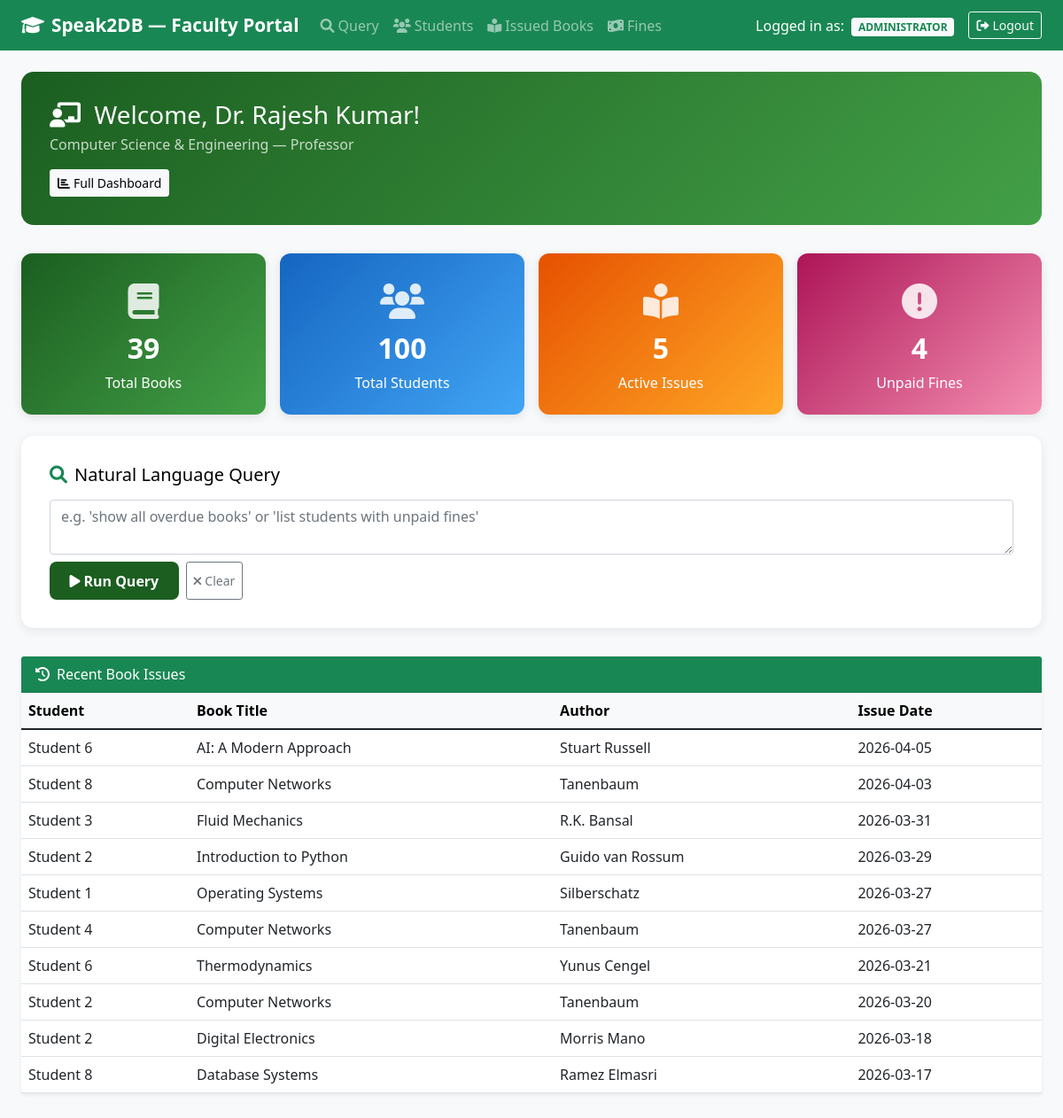
Page /faculty_dashboard (signed in) on the committed database.
### tables this page shows
CREATE TABLE Faculty (
        id INTEGER PRIMARY KEY AUTOINCREMENT,
        name TEXT NOT NULL,
        department TEXT NOT NULL,
        designation TEXT NOT NULL,
        email TEXT UNIQUE NOT NULL,
        phone TEXT,
        specialization TEXT
    );

CREATE TABLE Issued (
        id INTEGER PRIMARY KEY AUTOINCREMENT,
        student_id INTEGER NOT NULL,
        book_id INTEGER NOT NULL,
        issue_date TEXT NOT NULL,
        due_date TEXT NOT NULL,
        return_date TEXT,
        status TEXT DEFAULT 'Issued',
        FOREIGN KEY (student_id) REFERENCES Students(id) ON DELETE CASCADE,
        FOREIGN KEY (book_id) REFERENCES Books(id) ON DELETE CASCADE
    );

CREATE TABLE Students (
        id INTEGER PRIMARY KEY AUTOINCREMENT,
        roll_number TEXT UNIQUE NOT NULL,
        name TEXT NOT NULL,
        branch TEXT NOT NULL,
        year TEXT NOT NULL,
        email TEXT UNIQUE NOT NULL,
        phone TEXT NOT NULL,
        role TEXT DEFAULT 'Student',
        gpa REAL DEFAULT 0.0,
        attendance INTEGER DEFAULT 0,
        created_date TEXT DEFAULT CURRENT_TIMESTAMP
    );

CREATE TABLE Books (
        id INTEGER PRIMARY KEY AUTOINCREMENT,
        title TEXT NOT NULL,
        author TEXT NOT NULL,
        category TEXT NOT NULL,
        publisher_id INTEGER,
        total_copies INTEGER NOT NULL DEFAULT 1,
        available_copies INTEGER NOT NULL DEFAULT 1,
        FOREIGN KEY (publisher_id) REFERENCES Publishers(id)
    );

### routes/dashboard.py (the view)
@dashboard_bp.route("/faculty_dashboard")
@require_roles("Faculty", "Librarian", "Administrator")
def faculty_dashboard():
    role = session.get("role")
    logger.debug("faculty_dashboard accessed by role: %s", role)
    user_id = session["user_id"]
    faculty_info = None
    recent_issues = []
    try:
        conn = get_db_connection(MAIN_DB)
        faculty_info = conn.execute(
            "SELECT * FROM Faculty WHERE email = ? OR name = ? LIMIT 1",
            (user_id, user_id),
        ).fetchone()
        if faculty_info is None:
            faculty_info = conn.execute("SELECT * FROM Faculty LIMIT 1").fetchone()
        recent_issues = conn.execute(
            """SELECT i.*, b.title, b.author, s.name as student_name
               FROM Issued i
               JOIN Books b ON i.book_id = b.id
               JOIN Students s ON i.student_id = s.id
               ORDER BY i.issue_date DESC LIMIT 10"""
        ).fetchall()
        conn.close()
    except Exception as exc:
        logger.error("faculty_dashboard DB error: %s", exc)
    stats = get_library_stats()
    return render_template(
        "faculty_dashboard.html",
        role=role,
        user=user_id,
        faculty_info=faculty_info,
        stats=stats,
        recent_issues=recent_issues,
    )

### app.py (called while the page is built)
@app.context_processor
def inject_user():
    if "user_id" in session:
        return {
            "current_user": {
                "username": session["user_id"],
                "role": session.get("role", "Student"),
            },
            "user_role": session.get("role", "Student"),
        }
    return {}

    @app.after_request
    def add_security_headers(response):
        return apply_security_headers(response)

### db/connection.py (called while the page is built)
def get_db_connection(db_path: str) -> sqlite3.Connection:
    conn = sqlite3.connect(db_path)
    conn.row_factory = sqlite3.Row
    conn.execute(f"PRAGMA busy_timeout = {SQLITE_BUSY_TIMEOUT_MS}")
    return conn

### security_layers.py (called while the page is built)
def apply_security_headers(response):
    headers = security.get_security_headers()
    for header, value in headers.items():
        response.headers[header] = value
    return response

### utils/helpers.py (called while the page is built)
def get_library_stats() -> dict:
    try:
        conn = get_db_connection(MAIN_DB)
        total_books = conn.execute("SELECT COUNT(*) as cnt FROM Books").fetchone()["cnt"]
        total_students = conn.execute(
            "SELECT COUNT(*) as cnt FROM Students"
        ).fetchone()["cnt"]
        active_issues = conn.execute(
            "SELECT COUNT(*) as cnt FROM Issued WHERE return_date IS NULL"
        ).fetchone()["cnt"]
        unpaid_fines = conn.execute(
            "SELECT COUNT(*) as cnt FROM Fines WHERE status = 'Unpaid'"
        ).fetchone()["cnt"]
        conn.close()
        return {
            "total_books": total_books,
            "total_students": total_students,
            "active_issues": active_issues,
            "unpaid_fines": unpaid_fines,
        }
    except Exception as exc:
        logger.error("get_library_stats DB error: %s", exc)
        return {}

### templates/faculty_dashboard.html (shortened to what this page needs)
<!DOCTYPE html>
<html lang="en">
<head>
    <link href="https://cdn.jsdelivr.net/npm/bootstrap@5.1.3/dist/css/bootstrap.min.css" rel="stylesheet">
    <link href="https://cdnjs.cloudflare.com/ajax/libs/font-awesome/6.0.0/css/all.min.css" rel="stylesheet">
</head>
<body>
    <nav class="navbar navbar-expand-lg navbar-dark bg-success">
        <div class="container-fluid px-4">
            <a class="navbar-brand" href="{{ url_for('dashboard.faculty_dashboard') }}">
                <i class="fas fa-graduation-cap me-2"></i>Speak2DB — Faculty Portal
            </a>
            <div class="navbar-collapse" id="navbarNav">
                <ul class="navbar-nav me-auto">
                    <li class="nav-item">
                        <a class="nav-link" href="{{ url_for('index') }}">
                            <i class="fas fa-search me-1"></i>Query
                        </a>
                    </li>
                    <li class="nav-item">
                        <a class="nav-link" href="{{ url_for('views.students_view') }}">
                            <i class="fas fa-users me-1"></i>Students
                        </a>
                    </li>
                    <li class="nav-item">
                        <a class="nav-link" href="{{ url_for('views.issued_books_view') }}">
                            <i class="fas fa-book-reader me-1"></i>Issued Books
                        </a>
                    </li>
                    <li class="nav-item">
                        <a class="nav-link" href="{{ url_for('views.fines_view') }}">
                            <i class="fas fa-money-bill-wave me-1"></i>Fines
                        </a>
                    </li>
                </ul>
                <div class="ms-auto d-flex align-items-center gap-3">
                    <span class="text-white">
                        Logged in as:
                        <span class="badge bg-light text-success ms-1">{{ role|upper }}</span>
                    </span>
                    <a href="{{ url_for('logout') }}" class="btn btn-outline-light btn-sm">
                        <i class="fas fa-sign-out-alt me-1"></i>Logout
                    </a>
                </div>
            </div>
        </div>
    </nav>
    <div class="container-fluid px-4 py-4">
        <div class="welcome-banner">
            <h3 class="mb-1">
                <i class="fas fa-chalkboard-teacher me-2"></i>
                Welcome, {% if faculty_info %}{{ faculty_info['name'] }}{% else %}{{ user }}{% endif %}!
            </h3>
            {% if faculty_info %}
            <p class="mb-0 opacity-75">
                {{ faculty_info['department'] }} — {{ faculty_info['designation'] }}
            </p>
            {% endif %}
            <div class="mt-3">
                <button class="btn btn-light btn-sm fw-semibold" onclick="loadFullDashboard()">
                    <i class="fas fa-chart-bar me-1"></i>Full Dashboard
                </button>
            </div>
        </div>
        <div class="row g-3 mb-4">
            <div class="col-md-3">
                <div class="card stat-card text-white" style="background:linear-gradient(135deg,#1b5e20,#43a047)">
                    <div class="card-body text-center">
                        <div class="stat-icon"><i class="fas fa-book"></i></div>
                        <h2 class="fw-bold mt-1">{{ stats.get('total_books', 0) }}</h2>
                        <p class="mb-0">Total Books</p>
                    </div>
                </div>
            </div>
            <div class="col-md-3">
                <div class="card stat-card text-white" style="background:linear-gradient(135deg,#1565c0,#42a5f5)">
                    <div class="card-body text-center">
                        <div class="stat-icon"><i class="fas fa-users"></i></div>
                        <h2 class="fw-bold mt-1">{{ stats.get('total_students', 0) }}</h2>
                        <p class="mb-0">Total Students</p>
                    </div>
                </div>
            </div>
            <div class="col-md-3">
                <div class="card stat-card text-white" style="background:linear-gradient(135deg,#e65100,#ffa726)">
                    <div class="card-body text-center">
                        <div class="stat-icon"><i class="fas fa-book-reader"></i></div>
                        <h2 class="fw-bold mt-1">{{ stats.get('active_issues', 0) }}</h2>
                        <p class="mb-0">Active Issues</p>
                    </div>
                </div>
            </div>
            <div class="col-md-3">
                <div class="card stat-card text-white" style="background:linear-gradient(135deg,#ad1457,#f48fb1)">
                    <div class="card-body text-center">
                        <div class="stat-icon"><i class="fas fa-exclamation-circle"></i></div>
                        <h2 class="fw-bold mt-1">{{ stats.get('unpaid_fines', 0) }}</h2>
                        <p class="mb-0">Unpaid Fines</p>
                    </div>
                </div>
            </div>
        </div>
        <div class="query-section" id="query-section">
            <h5 class="mb-3"><i class="fas fa-search me-2 text-success"></i>Natural Language Query</h5>
            <div class="input-group mb-2">
                <textarea id="queryInput" class="form-control" rows="2"
                    placeholder="e.g. 'show all overdue books' or 'list students with unpaid fines'"></textarea>
            </div>
            <div class="d-flex gap-2 mt-2">
                <button id="queryBtn" class="btn btn-run" onclick="submitQuery()">
                    <i class="fas fa-play me-1"></i>Run Query
                </button>
                <button class="btn btn-outline-secondary btn-sm" onclick="clearQuery()">
                    <i class="fas fa-times me-1"></i>Clear
                </button>
            </div>
        </div>
        <div class="card border-0 shadow-sm mb-4">
            <div class="card-header bg-success text-white">
                <i class="fas fa-history me-2"></i>Recent Book Issues
            </div>
            <div class="card-body p-0">
                <div class="table-responsive">
                    <table class="table table-hover mb-0">
                        <thead class="table-light">
                            <tr>
                                <th>Student</th>
                                <th>Book Title</th>
                                <th>Author</th>
                                <th>Issue Date</th>
                            </tr>
                        </thead>
                        <tbody>
                        {% for issue in recent_issues %}
                            <tr>
                                <td>{{ issue['student_name'] }}</td>
                                <td>{{ issue['title'] }}</td>
                                <td>{{ issue['author'] }}</td>
                                <td>{{ issue['issue_date'] }}</td>
                            </tr>
                        {% else %}
                            <tr><td colspan="4" class="text-center text-muted py-3">No recent issues</td></tr>
                        {% endfor %}
                        </tbody>
                    </table>
                </div>
            </div>
        </div>
    </div>
</body>
</html>

### templates/faculty_dashboard.html (style rules this page uses)
body { background-color: #f8f9fa; color: #000; }
.navbar-brand { font-weight: 700; font-size: 1.3rem; }
.welcome-banner { background: linear-gradient(135deg, #1b5e20 0%, #43a047 100%); color: white; border-radius: 14px; padding: 2rem; margin-bottom: 2rem; }
.stat-card { border: none; border-radius: 12px; box-shadow: 0 3px 12px rgba(0,0,0,.1); transition: transform .2s; }
.stat-card .card-body { padding: 1.5rem; }
.stat-icon { font-size: 2.5rem; opacity: .85; }
.query-section { background: white; border-radius: 14px; box-shadow: 0 3px 12px rgba(0,0,0,.08); padding: 2rem; margin-bottom: 2rem; }
.btn-run { background: #1b5e20; color: white; border: none; border-radius: 8px; padding: .6rem 1.4rem; font-weight: 600; cursor: pointer; }

### rows in the picture
Faculty: name "Dr. Rajesh Kumar", department "Computer Science & Engineering", designation "Professor"
Issued: student_name "Student 6", title "AI: A Modern Approach", author "Stuart Russell", issue_date "2026-04-05"
Issued: student_name "Student 8", title "Computer Networks", author "Tanenbaum", issue_date "2026-04-03"
Issued: student_name "Student 3", title "Fluid Mechanics", author "R.K. Bansal", issue_date "2026-03-31"
Issued: student_name "Student 2", title "Introduction to Python", author "Guido van Rossum", issue_date "2026-03-29"
Issued: student_name "Student 1", title "Operating Systems", author "Silberschatz", issue_date "2026-03-27"
Issued: student_name "Student 4", title "Computer Networks", author "Tanenbaum", issue_date "2026-03-27"
Issued: student_name "Student 6", title "Thermodynamics", author "Yunus Cengel", issue_date "2026-03-21"
Issued: student_name "Student 2", title "Computer Networks", author "Tanenbaum", issue_date "2026-03-20"
Issued: student_name "Student 2", title "Digital Electronics", author "Morris Mano", issue_date "2026-03-18"
Issued: student_name "Student 8", title "Database Systems", author "Ramez Elmasri", issue_date "2026-03-17"

### other values in the picture
{{ role|upper }} "ADMINISTRATOR"
{{ stats.get('total_books', 0) }} "39"
{{ stats.get('total_students', 0) }} "100"
{{ stats.get('active_issues', 0) }} "5"
{{ stats.get('unpaid_fines', 0) }} "4"
